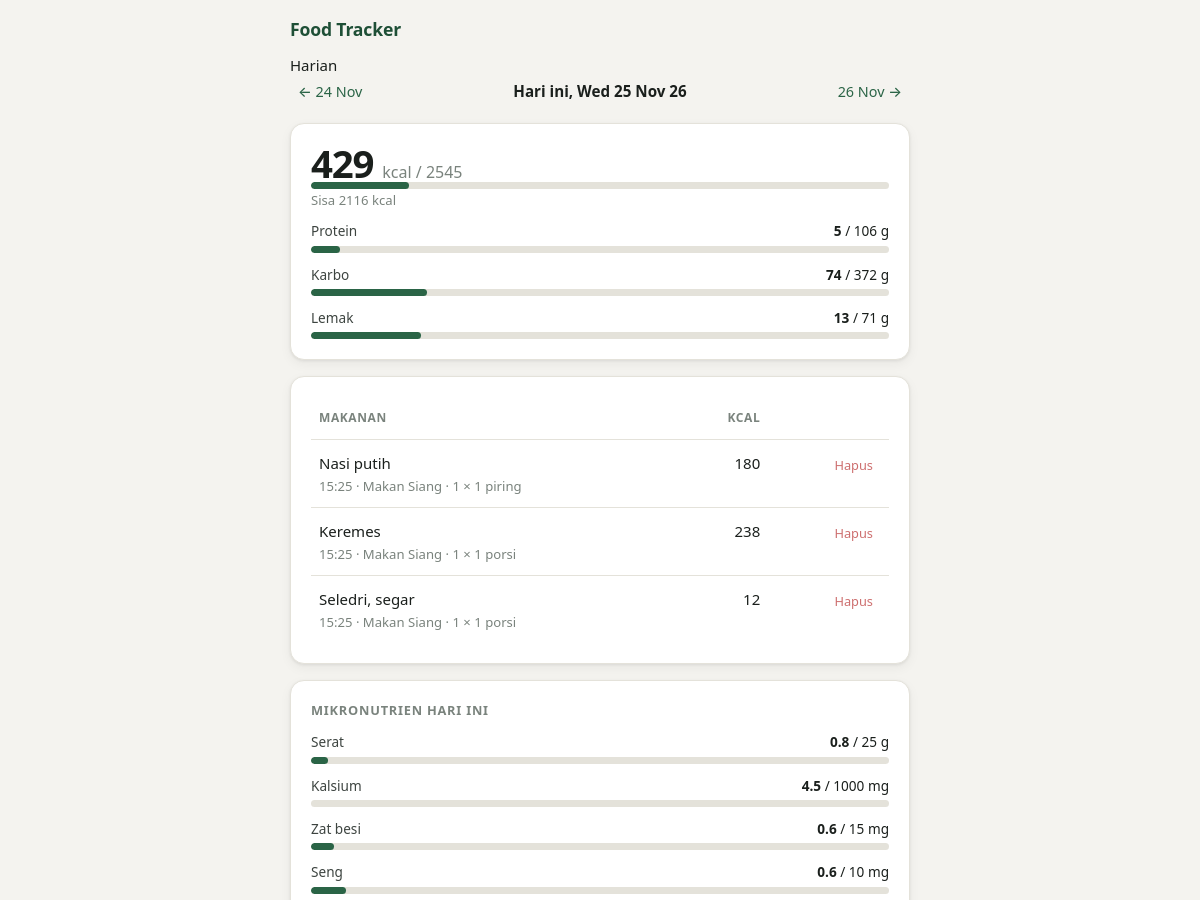
Before: / (upper part) with the older database file.
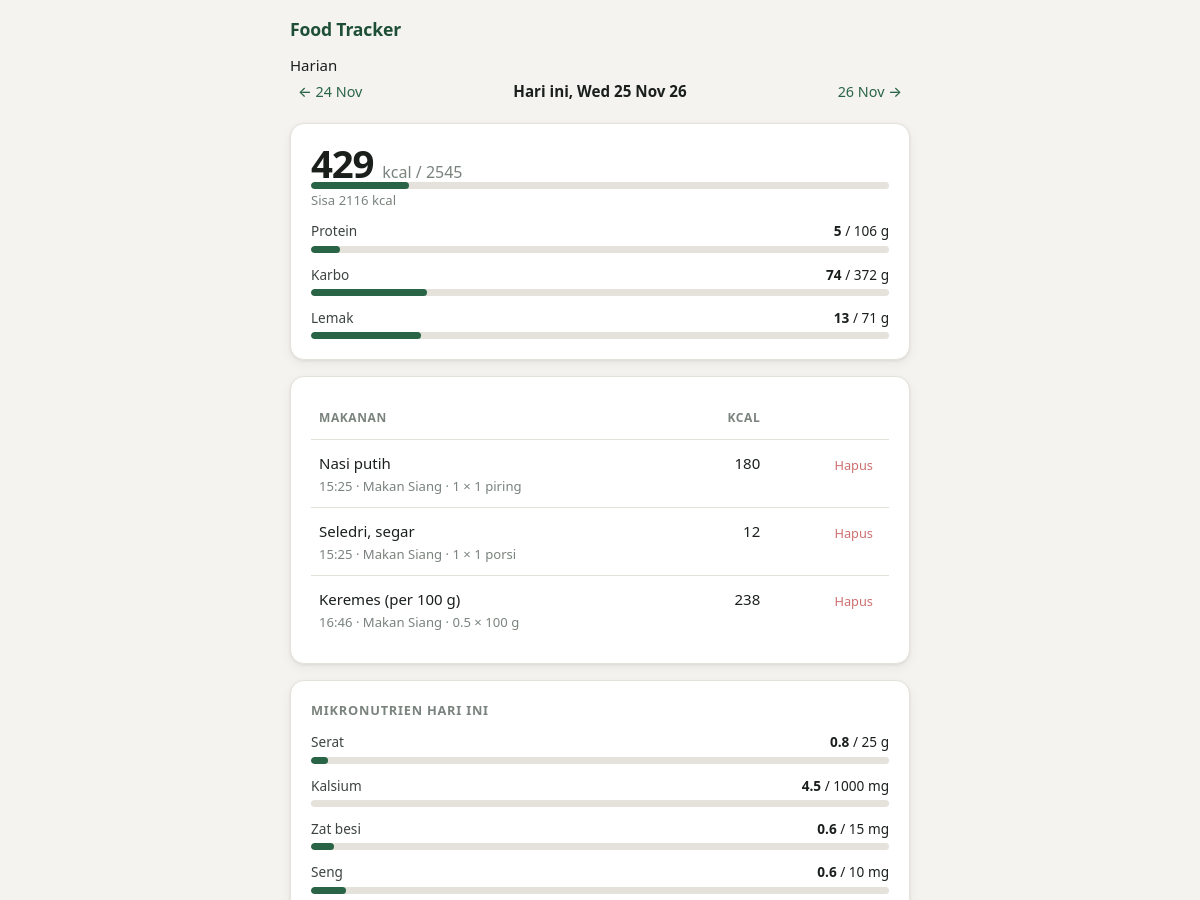
After: the same page with the newer database file.
### tables this page shows
CREATE TABLE targets (
            id INTEGER PRIMARY KEY CHECK (id = 1),
            kcal REAL NOT NULL, protein REAL NOT NULL, carbs REAL NOT NULL, fat REAL NOT NULL);

CREATE TABLE meal_log (
            id INTEGER PRIMARY KEY AUTOINCREMENT,
            eaten_at TEXT NOT NULL,
            meal_type TEXT,
            dish_id INTEGER NOT NULL REFERENCES dishes(id),
            servings REAL NOT NULL DEFAULT 1,
            note TEXT
        );

### main.py (the view)
@app.get("/")
def home(request: Request, day: str =""):
    shown = parse_day(day)
    now = datetime.now()
    with get_connection() as conn:
        entries = conn.execute(ENTRIES_SQL, (shown.isoformat(), )).fetchall()
        dishes = conn.execute(
            "SELECT id, name, serving_label FROM dishes ORDER BY name"
        ).fetchall()
        targets = get_targets(conn)
        akg = akg_for(get_profile(conn))
        micros = day_micros(conn, shown, akg) if entries else []
        totals = {
            key: sum(e[key] for e in entries) for key in ("kcal", "protein", "carbs", "fat")
        }
    return templates.TemplateResponse(request, "index.html", {
        "page": "today",
        "targets": targets,
        "day": shown,
        "prev_day": shown - timedelta(days=1),
        "next_day": shown + timedelta(days=1),
        "is_today": shown == date.today(),
        "entries": entries,
        "dishes": dishes,
        "totals": totals,
        "micros": micros,
        "akg": akg,
        "meal_types": MEAL_TYPES,
        "default_meal": default_meal_type(now),
        "now_time": now.strftime("%H:%M"),
    })

### templates/index.html (shortened to what this page needs)
<!DOCTYPE html>
{% extends "base.html" %}
{% block content %}
    <div class="daynav">
        <a href="/?day={{prev_day.isoformat()}}">&larr; {{ prev_day.strftime("%d %b")}}</a>
        <strong>
            {% if is_today %}Hari ini, {% endif %}{{ day.strftime("%a %d %b %y") }}
        </strong>
        <a href="/?day={{ next_day.isoformat() }}">{{ next_day.strftime("%d %b") }} &rarr;</a>
    </div>
    <section class="card">
      <div class="kcal">{{ "%.0f"|format(totals.kcal) }} <small>kcal{% if targets %} / {{ "%.0f"|format(targets.kcal) }}{% endif %}</small></div>
      {% if targets %}
      <div class="bar {% if totals.kcal > targets.kcal %}over{% endif %}"><span style="width:{{ [100, 100 * totals.kcal / targets.kcal]|min|round(0) }}%"></span></div>
      <div class="sub">
        {% if totals.kcal > targets.kcal %}Lebih {{ "%.0f"|format(totals.kcal - targets.kcal) }} kcal dari target
        {% else %}Sisa {{ "%.0f"|format(targets.kcal - totals.kcal) }} kcal{% endif %}
      </div>
      {% for label, key in [("Protein","protein"),("Karbo","carbs"),("Lemak","fat")] %}
      <div class="goal">
        <div class="top"><span>{{ label }}</span><span><b>{{ "%.0f"|format(totals[key]) }}</b> / {{ "%.0f"|format(targets[key]) }} g</span></div>
        <div class="bar {% if totals[key] > targets[key] * 1.1 %}over{% endif %}"><span style="width:{{ [100, 100 * totals[key] / targets[key]]|min|round(0) }}%"></span></div>
      </div>
      {% endfor %}
      {% endif %}
    </section>
    <section class="card">
    {% if entries %}
    <table>
      <thead><tr><th>Makanan</th><th class="num">kcal</th><th></th></tr></thead>
      <tbody>
      {% for e in entries %}
        <tr>
          <td>
            {{ e.name }}
            <div class="sub">{{ e.eaten_at[11:16] }} &middot; {{ e.meal_type }} &middot;
              {{ "%g"|format(e.servings) }} &times; {{ e.serving_label }}</div>
          </td>
          <td class="num">{{ "%.0f"|format(e.kcal) }}</td>
          <td class="num">
            <form class="inline" method="post" action="/delete/{{ e.id }}"
                  onsubmit="return confirm('Hapus entri ini?')">
              <button class="link" type="submit" aria-label="Hapus">Hapus</button>
            </form>
          </td>
        </tr>
      {% endfor %}
      </tbody>
    </table>
    {% else %}
    <p class="empty">Belum ada catatan untuk hari ini.</p>
    {% endif %}
  </section>
  {% if micros %}
  <section class="card">
    <strong class="card-title">Mikronutrien hari ini</strong>
    {% for m in micros %}
    <div class="goal">
      <div class="top"><span>{{ m.label }}</span>
        <span><b>{{ "%.1f"|format(m.total) }}</b> / {{ m.ref }} {{ m.unit }}{% if m.limit %} (batas){% endif %}</span></div>
      <div class="bar {% if m.limit and m.total > m.ref %}over{% endif %}"><span style="width:{{ [100, 100 * m.total / m.ref]|min|round(0) }}%"></span></div>
    </div>
    {% endfor %}
  </section>
  {% endif %}
{% endblock %}

### templates/base.html (shortened to what this page needs)
<!DOCTYPE html>
<html lang="id">
<head>
  <link rel="stylesheet" href="/styles.css">
</head>
<body>
<main>
  <header class="topbar">
    <h1>Food Tracker</h1>
    <span class="page-badge">
      {% if page == 'today' %}Harian
      {% elif page == 'week' %}7 Hari
      {% elif page == 'photo' %}Foto
      {% elif page == 'settings' %}Target
      {% endif %}
    </span>
  </header>
  {% block content %}{% endblock %}
</main>
</body>
</html>

Changed rows visible on the page:
removed meal_log: name "Keremes", eaten_at "15:25", meal_type "Makan Siang", servings "1", serving_label "1 porsi", kcal "238"
added meal_log: name "Keremes (per 100 g)", eaten_at "16:46", meal_type "Makan Siang", servings "0.5", serving_label "100 g", kcal "238"
